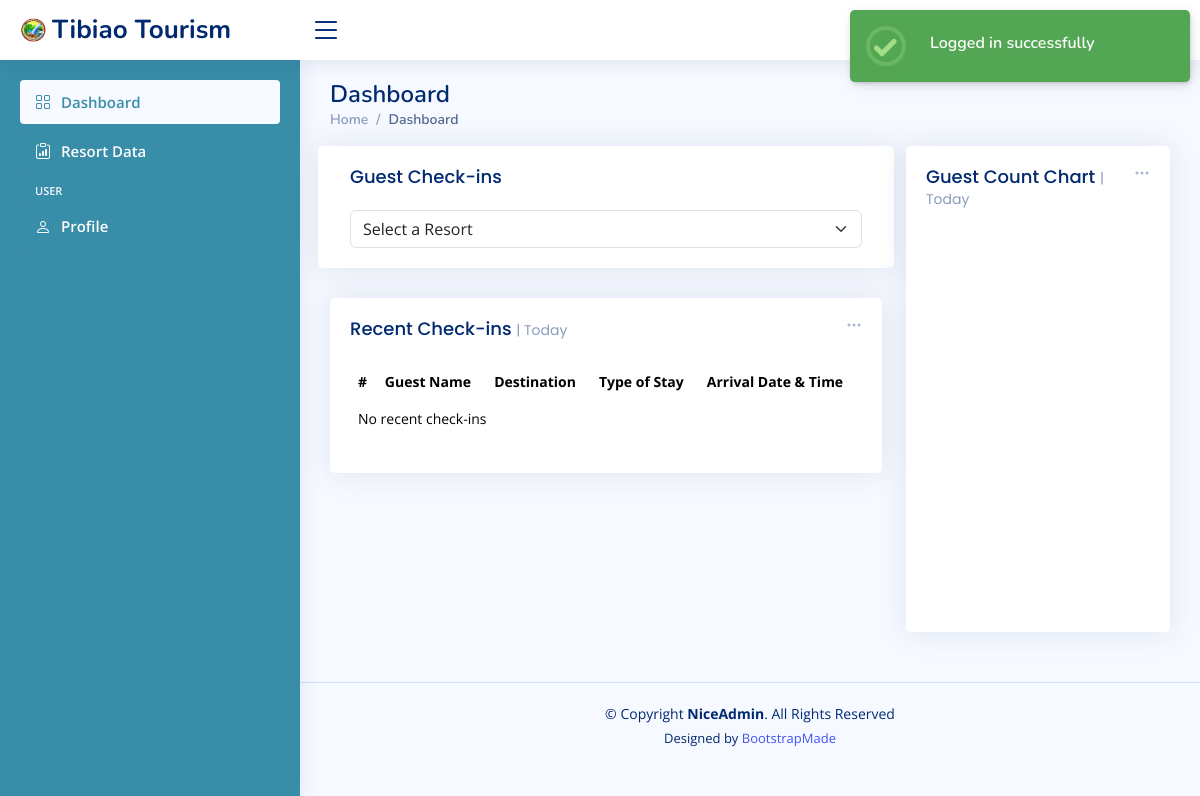
/admin/dashboard.php (signed in), run on an earlier commit of the app's database.
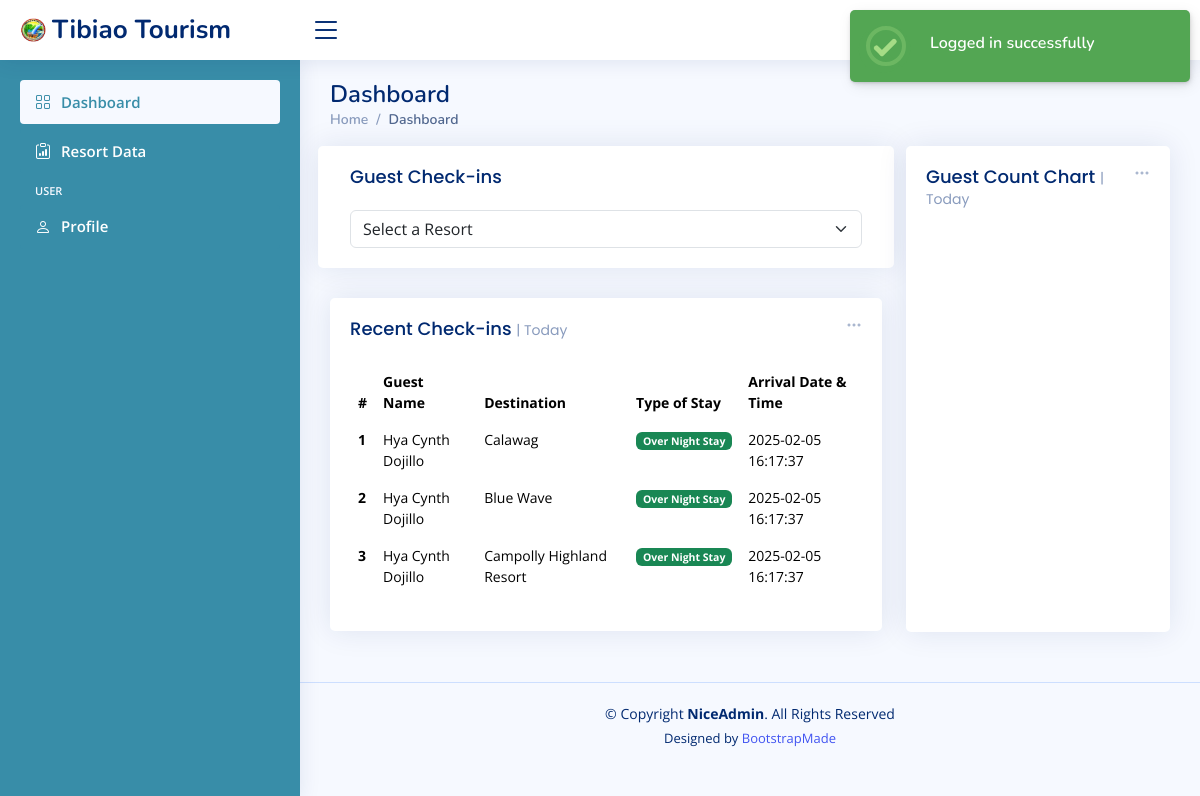
And on a later commit of the database.
### tables this page shows
CREATE TABLE `guests` (
  `id` int(11) NOT NULL,
  `guest_code` varchar(255) NOT NULL,
  `firstname` varchar(255) NOT NULL,
  `lastname` varchar(255) NOT NULL,
  `age` int(11) NOT NULL,
  `email` varchar(255) DEFAULT NULL,
  `phone` varchar(255) DEFAULT NULL,
  `type_of_stay` varchar(255) NOT NULL,
  `arrival_date_time` timestamp NULL DEFAULT NULL,
  `date_created` timestamp NOT NULL DEFAULT current_timestamp()
);

CREATE TABLE `guest_destinations` (
  `id` int(11) NOT NULL,
  `guest_code` varchar(255) NOT NULL,
  `destination` varchar(255) NOT NULL
);

### admin/dashboard.php (the view, shortened to what this page needs)
<?php
include "includes/header.php";
include "includes/sidebar.php";
?>
<main id="main" class="main">
    <div class="pagetitle">
        <h1>Dashboard</h1>
        <nav>
            <ol class="breadcrumb">
                <li class="breadcrumb-item"><a href="index.html">Home</a></li>
                <li class="breadcrumb-item active">Dashboard</li>
            </ol>
        </nav>
    </div>
    <section class="section dashboard">
        <div class="row">
            <div class="col-lg-8">
                <div class="row">
                    <div class="card">
                        <div class="card-body">
                            <h5 class="card-title">Guest Check-ins</h5>
                            <select id="resortSelect" class="form-select">
                                <option value="">Select a Resort</option>
                            </select>
                        </div>
                    </div>
                    <div class="col-12">
                        <div class="card recent-sales overflow-auto">
                            <div class="filter">
                                <a class="icon" href="#" data-bs-toggle="dropdown"><i class="bi bi-three-dots"></i></a>
                            </div>
                            <div class="card-body">
                                <h5 class="card-title">Recent Check-ins <span>| Today</span></h5>
                                <table class="table table-borderless datatable">
                                    <thead>
                                        <tr>
                                            <th scope="col">#</th>
                                            <th scope="col">Guest Name</th>
                                            <th scope="col">Destination</th>
                                            <th scope="col">Type of Stay</th>
                                            <th scope="col">Arrival Date & Time</th>
                                        </tr>
                                    </thead>
                                    <tbody>
                                        <?php
                                        $sql = "SELECT g.*, d.* FROM guests g JOIN guest_destinations d ON g.guest_code = d.guest_code WHERE DATE(g.date_created) = DATE(NOW()) AND g.arrival_date_time IS NOT NULL";
                                        $result = $conn->query($sql);
                                        if ($result->num_rows > 0) {
                                            $counter = 1;
                                            while ($row = $result->fetch_assoc()) {
                                                echo "<tr>
                                                        <th scope='row'>" . $counter++ . "</th>
                                                        <td>" . htmlspecialchars($row['firstname']) . " " . htmlspecialchars($row['lastname']) . "</td>
                                                        <td>" . htmlspecialchars($row['destination']) . "</td>"
                                                        . ($row['type_of_stay'] == "Over Night Stay" ? "<td><span class='badge bg-success'>" . htmlspecialchars($row['type_of_stay']) . "</span></td>" : "<td><span class='badge bg-warning'>" . htmlspecialchars($row['type_of_stay']) . "</span></td>")
                                                        . "<td>" . htmlspecialchars($row['arrival_date_time']) . "</td>
                                                    </tr>";
                                            }
                                        } else {
                                            echo "<tr><td colspan='6'>No recent check-ins</td></tr>";
                                        }
                                        ?>
                                    </tbody>
                                </table>
                            </div>
                        </div>
                    </div>
                </div>
            </div>
            <div class="col-lg-4">
                <div class="card">
                    <div class="filter">
                        <a class="icon" href="#" data-bs-toggle="dropdown"><i class="bi bi-three-dots"></i></a>
                    </div>
                    <div class="card-body pb-0">
                        <h5 class="card-title">Guest Count Chart <span>| Today</span></h5>
                        <div id="trafficChart" style="min-height: 400px;" class="echart"></div>
                    </div>
                </div>
            </div>
        </div>
    </section>
</main>
<?php
include "includes/footer.php";
?>

### admin/includes/header.php (shortened to what this page needs)
<!DOCTYPE html>
<html lang="en">
<head>
    <link href="assets/vendor/bootstrap/css/bootstrap.min.css" rel="stylesheet">
    <link href="assets/vendor/bootstrap-icons/bootstrap-icons.css" rel="stylesheet">
    <link href="assets/vendor/boxicons/css/boxicons.min.css" rel="stylesheet">
    <link href="assets/vendor/quill/quill.snow.css" rel="stylesheet">
    <link href="assets/vendor/quill/quill.bubble.css" rel="stylesheet">
    <link href="assets/vendor/remixicon/remixicon.css" rel="stylesheet">
    <link href="assets/vendor/DataTables/datatables.min.css" rel="stylesheet">
    <link href="assets/css/style.css" rel="stylesheet">
</head>
<body>
    <header id="header" class="header fixed-top d-flex align-items-center">
        <div class="d-flex align-items-center justify-content-between">
            <a href="index.html" class="logo d-flex align-items-center">
                <img src="assets/img/apple-touch-icon.png" alt="">
                <span class="d-none d-lg-block">Tibiao Tourism</span>
            </a>
            <i class="bi bi-list toggle-sidebar-btn"></i>
        </div>
        <nav class="header-nav ms-auto">
            <ul class="d-flex align-items-center">
                <a class="nav-link nav-icon" href="#" data-bs-toggle="dropdown"
                    onclick="markNotificationsAsRead(); return false;">
                </a>
                <li class="nav-item dropdown pe-3">
                    <a class="nav-link nav-profile d-flex align-items-center pe-0" href="#" data-bs-toggle="dropdown">
                        <span class="d-none d-md-block dropdown-toggle ps-2">
                        </span>
                    </a>
                </li>
            </ul>
        </nav>
    </header>

### admin/includes/sidebar.php
<aside id="sidebar" class="sidebar">
    <ul class="sidebar-nav" id="sidebar-nav">
        <?php
            $current_page = basename($_SERVER['PHP_SELF']);
        ?>
        <li class="nav-item">
            <a class="nav-link <?php echo $current_page == 'dashboard.php' ? '' : 'collapsed'; ?>" href="dashboard.php">
                <i class="bi bi-grid"></i>
                <span>Dashboard</span>
            </a>
        </li>
        <li class="nav-item">
            <a class="nav-link <?php echo $current_page == 'resort data.php' ? '' : 'collapsed'; ?>"
                href="resort data.php">
                <i class="bi bi-clipboard-data"></i>
                <span>Resort Data</span>
            </a>
        </li>
        <li class="nav-heading">User</li>
        <li class="nav-item">
            <a class="nav-link <?php echo $current_page == 'users-profile.php' ? '' : 'collapsed'; ?>"
                href="users-profile.php">
                <i class="bi bi-person"></i>
                <span>Profile</span>
            </a>
        </li>
    </ul>
</aside>

### admin/includes/footer.php (shortened to what this page needs)
<footer id="footer" class="footer">
    <div class="copyright">
        &copy; Copyright <strong><span>NiceAdmin</span></strong>. All Rights Reserved
    </div>
    <div class="credits">
        Designed by <a href="#">BootstrapMade</a>
    </div>
</footer>
</body>
</html>

### admin/assets/css/style.css (style rules this page uses)
:root { scroll-behavior: smooth; }
body { font-family: "Open Sans", sans-serif; background: #f6f9ff; color: #444444; }
a { color: #4154f1; text-decoration: none; }
h1, h2, h3, h4, h5, h6 { font-family: "Nunito", sans-serif; }
#main { margin-top: 60px; padding: 20px 30px; transition: all 0.3s; }
.pagetitle { margin-bottom: 10px; }
.pagetitle h1 { font-size: 24px; margin-bottom: 0; font-weight: 600; color: #012970; }
.card { margin-bottom: 30px; border: none; border-radius: 5px; box-shadow: 0px 0 30px rgba(1, 41, 112, 0.1); }
.card-title { padding: 20px 0 15px 0; font-size: 18px; font-weight: 500; color: #012970; font-family: "Poppins", sans-serif; }
.card-title span { color: #899bbd; font-size: 14px; font-weight: 400; }
.card-body { padding: 0 20px 20px 20px; }
.breadcrumb { font-size: 14px; font-family: "Nunito", sans-serif; color: #899bbd; font-weight: 600; }
.breadcrumb a { color: #899bbd; transition: 0.3s; }
.breadcrumb .breadcrumb-item::before { color: #899bbd; }
.breadcrumb .active { color: #51678f; font-weight: 600; }
.logo { line-height: 1; }
@media (min-width: 1200px) { .logo { width: 280px; } }
.logo img { max-height: 26px; margin-right: 6px; }
.logo span { font-size: 26px; font-weight: 700; color: #012970; font-family: "Nunito", sans-serif; }
.header { transition: all 0.5s; z-index: 997; height: 60px; box-shadow: 0px 2px 20px rgba(1, 41, 112, 0.1); background-color: #fff; padding-left: 20px; }
.header .toggle-sidebar-btn { font-size: 32px; padding-left: 10px; cursor: pointer; color: #012970; }
.header-nav ul { list-style: none; }
.header-nav > ul { margin: 0; padding: 0; }
.header-nav .nav-icon { font-size: 22px; color: #012970; margin-right: 25px; position: relative; }
.header-nav .nav-profile { color: #012970; }
.header-nav .nav-profile span { font-size: 14px; font-weight: 600; }
.sidebar { position: fixed; top: 60px; left: 0; bottom: 0; width: 300px; z-index: 996; transition: all 0.3s; padding: 20px; overflow-y: auto; scrollbar-width: thin; scrollbar-color: #aab7cf transparent; box-shadow: 0px 0px 20px rgba(1, 41, 112, 0.1); background-color: #388da8; }
@media (min-width: 1200px) { #main, #footer { margin-left: 300px; } }
.sidebar-nav { padding: 0; margin: 0; list-style: none; }
.sidebar-nav li { padding: 0; margin: 0; list-style: none; }
.sidebar-nav .nav-item { margin-bottom: 5px; }
.sidebar-nav .nav-heading { font-size: 11px; text-transform: uppercase; color: #f6f9ff; font-weight: 600; margin: 10px 0 5px 15px; }
.sidebar-nav .nav-link { display: flex; align-items: center; font-size: 15px; font-weight: 600; color: #388da8; transition: 0.3; background: #f6f9ff; padding: 10px 15px; border-radius: 4px; }
.sidebar-nav .nav-link i { font-size: 16px; margin-right: 10px; color: #388da8; }
.sidebar-nav .nav-link.collapsed { color: #fff; background: #388da8; }
.sidebar-nav .nav-link.collapsed i { color: #fff; }
.dashboard .filter { position: absolute; right: 0px; top: 15px; }
.dashboard .filter .icon { color: #aab7cf; padding-right: 20px; padding-bottom: 5px; transition: 0.3s; font-size: 16px; }
.dashboard .recent-sales { font-size: 14px; }
.dashboard .recent-sales .table thead { background: #f6f6fe; }
.dashboard .recent-sales .table thead th { border: 0; }
.footer { padding: 20px 0; font-size: 14px; transition: all 0.3s; border-top: 1px solid #cddfff; }
.footer .copyright { text-align: center; color: #012970; }
.footer .credits { padding-top: 5px; text-align: center; font-size: 13px; color: #012970; }

What changed in the data, as far as the page shows it:
added guests: firstname "Hya Cynth", lastname "Dojillo", guest_destinations.destination "Calawag", type_of_stay "Over Night Stay", arrival_date_time "2025-02-05 16:17:37", guest_destinations.destination "Blue Wave", guest_destinations.destination "Campolly Highland Resort"
Also different on the page:
text no longer shown: "No recent check-ins"
